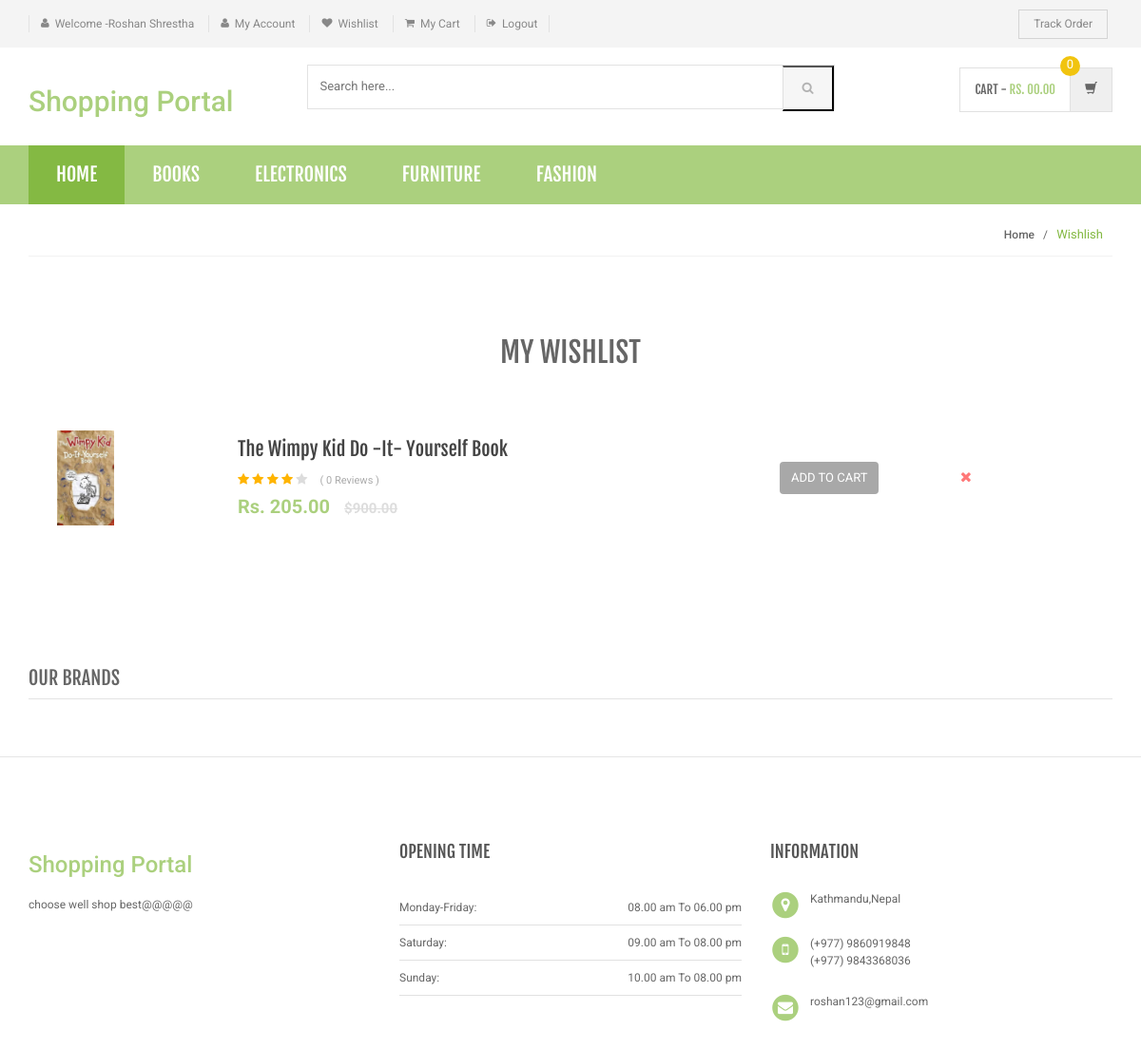
Screenshot of /my-wishlist.php (signed in) with the database file from the repository.
### tables this page shows
CREATE TABLE `category` (
  `id` int(11) NOT NULL,
  `categoryName` varchar(255) DEFAULT NULL,
  `categoryDescription` longtext DEFAULT NULL,
  `creationDate` timestamp NOT NULL DEFAULT current_timestamp(),
  `updationDate` varchar(255) DEFAULT NULL
);

CREATE TABLE `wishlist` (
  `id` int(11) NOT NULL,
  `userId` int(11) DEFAULT NULL,
  `productId` int(11) DEFAULT NULL,
  `postingDate` timestamp NOT NULL DEFAULT current_timestamp()
);

CREATE TABLE `products` (
  `id` int(11) NOT NULL,
  `category` int(11) NOT NULL,
  `subCategory` int(11) DEFAULT NULL,
  `productName` varchar(255) DEFAULT NULL,
  `productCompany` varchar(255) DEFAULT NULL,
  `productPrice` int(11) DEFAULT NULL,
  `productPriceBeforeDiscount` int(11) DEFAULT NULL,
  `productDescription` longtext DEFAULT NULL,
  `productImage1` varchar(255) DEFAULT NULL,
  `productImage2` varchar(255) DEFAULT NULL,
  `productImage3` varchar(255) DEFAULT NULL,
  `shippingCharge` int(11) DEFAULT NULL,
  `productAvailability` varchar(255) DEFAULT NULL,
  `postingDate` timestamp NULL DEFAULT current_timestamp(),
  `updationDate` varchar(255) DEFAULT NULL
);

### my-wishlist.php (the view, shortened to what this page needs)
<?php
include('includes/config.php');
if(strlen($_SESSION['login'])==0)
    {
header('location:login.php');
}
else{
?>
<!DOCTYPE html>
<html lang="en">
	<head>
	    <link rel="stylesheet" href="assets/css/bootstrap.min.css">
	    <link rel="stylesheet" href="assets/css/main.css">
	    <link rel="stylesheet" href="assets/css/green.css">
	    <link rel="stylesheet" href="assets/css/owl.carousel.css">
		<link rel="stylesheet" href="assets/css/owl.transitions.css">
		<link href="assets/css/lightbox.css" rel="stylesheet">
		<link rel="stylesheet" href="assets/css/animate.min.css">
		<link rel="stylesheet" href="assets/css/rateit.css">
		<link rel="stylesheet" href="assets/css/bootstrap-select.min.css">
		<link rel="stylesheet" href="assets/css/config.css">
		<link href="assets/css/green.css" rel="alternate stylesheet" title="Green color">
		<link href="assets/css/blue.css" rel="alternate stylesheet" title="Blue color">
		<link href="assets/css/red.css" rel="alternate stylesheet" title="Red color">
		<link href="assets/css/orange.css" rel="alternate stylesheet" title="Orange color">
		<link href="assets/css/dark-green.css" rel="alternate stylesheet" title="Darkgreen color">
		<link rel="stylesheet" href="assets/css/font-awesome.min.css">
	</head>
    <body class="cnt-home">
<header class="header-style-1">
<?php include('includes/top-header.php');?>
<?php include('includes/main-header.php');?>
<?php include('includes/menu-bar.php');?>
</header>
<div class="breadcrumb">
	<div class="container">
		<div class="breadcrumb-inner">
			<ul class="list-inline list-unstyled">
				<li><a href="home.html">Home</a></li>
				<li class='active'>Wishlish</li>
			</ul>
		</div>
	</div>
</div>
<div class="body-content outer-top-bd">
	<div class="container">
		<div class="my-wishlist-page inner-bottom-sm">
			<div class="row">
				<div class="col-md-12 my-wishlist">
	<div class="table-responsive">
		<table class="table">
			<thead>
				<tr>
					<th colspan="4">my wishlist</th>
				</tr>
			</thead>
			<tbody>
<?php
$ret=mysqli_query($con,"select products.productName as pname,products.productName as proid,products.productImage1 as pimage,products.productPrice as pprice,wishlist.productId as pid,wishlist.id as wid from wishlist join products on products.id=wishlist.productId where wishlist.userId='".$_SESSION['id']."'");
$num=mysqli_num_rows($ret);
	if($num>0)
	{
while ($row=mysqli_fetch_array($ret)) {
?>
				<tr>
					<td class="col-md-2"><img src="admin/productimages/<?php echo htmlentities($row['pid']);?>/<?php echo htmlentities($row['pimage']);?>" alt="<?php echo htmlentities($row['pname']);?>" width="60" height="100"></td>
					<td class="col-md-6">
						<div class="product-name"><a href="product-details.php?pid=<?php echo htmlentities($pd=$row['pid']);?>"><?php echo htmlentities($row['pname']);?></a></div>
<?php $rt=mysqli_query($con,"select * from productreviews where productId='$pd'");
$num=mysqli_num_rows($rt);
?>
						<div class="rating">
							<i class="fa fa-star rate"></i>
							<i class="fa fa-star rate"></i>
							<i class="fa fa-star rate"></i>
							<i class="fa fa-star rate"></i>
							<i class="fa fa-star non-rate"></i>
							<span class="review">( <?php echo htmlentities($num);?> Reviews )</span>
						</div>
						<div class="price">Rs.
							<?php echo htmlentities($row['pprice']);?>.00
							<span>$900.00</span>
						</div>
					</td>
					<td class="col-md-2">
						<a href="my-wishlist.php?page=product&action=add&id=<?php echo $row['pid']; ?>" class="btn-upper btn btn-primary">Add to cart</a>
					</td>
					<td class="col-md-2 close-btn">
						<a href="my-wishlist.php?del=<?php echo htmlentities($row['wid']);?>" onClick="return confirm('Are you sure you want to delete?')" class=""><i class="fa fa-times"></i></a>
					</td>
				</tr>
				<?php } } else{ ?>
				<tr>
					<td style="font-size: 18px; font-weight:bold ">Your Wishlist is Empty</td>
				</tr>
				<?php } ?>
			</tbody>
		</table>
	</div>
</div>			</div>
		</div>
	<?php include('includes/brands-slider.php');?>
</div>
</div>
<?php include('includes/footer.php');?>
</body>
</html>
<?php } ?>

### includes/menu-bar.php (shortened to what this page needs)
<div class="header-nav animate-dropdown">
    <div class="container">
        <div class="yamm navbar navbar-default" role="navigation">
            <div class="nav-bg-class">
                <div class="navbar-collapse collapse" id="mc-horizontal-menu-collapse">
	<div class="nav-outer">
		<ul class="nav navbar-nav">
			<li class="active dropdown yamm-fw">
				<a href="index.php" data-hover="dropdown" class="dropdown-toggle">Home</a>
			</li>
              <?php $sql=mysqli_query($con,"select id,categoryName  from category limit 6");
while($row=mysqli_fetch_array($sql))
{
    ?>
			<li class="dropdown yamm">
				<a href="category.php?cid=<?php echo $row['id'];?>"> <?php echo $row['categoryName'];?></a>
			</li>
			<?php } ?>
		</ul>
		<div class="clearfix"></div>
	</div>
</div>
            </div>
        </div>
    </div>
</div>

### assets/css/green.css (style rules this page uses)
a { color: #abd07e; }
.header-style-1 .header-nav { background: #abd07e; }
.cnt-home .header-style-1 .header-nav .navbar .navbar-nav > li.active { background: #84b943; }
.breadcrumb ul li.active { color: #84b943; }
.body-content .my-wishlist-page .my-wishlist table tbody .price { color: #abd07e; }

### assets/css/lightbox.css (style rules this page uses)
body:after { content: url(../images/close.png) url(../images/loading.gif) url(../images/prev.png) url(../images/next.png); display: none; }

### assets/css/rateit.css (style rules this page uses)
.rateit { display: -moz-inline-box; display: inline-block; position: relative; -webkit-user-select: none; -khtml-user-select: none; -moz-user-select: none; -o-user-select: none; -ms-user-select: none; user-select: none; -webkit-touch-callout: none; }

### assets/css/blue.css (style rules this page uses)
a { color: #3498db; }
.header-style-1 .header-nav { background: #3498db; }
.cnt-home .header-style-1 .header-nav .navbar .navbar-nav > li.active { background: #1d6ca1; }
.breadcrumb ul li.active { color: #1d6ca1; }
.body-content .my-wishlist-page .my-wishlist table tbody .price { color: #3498db; }

### assets/css/red.css (style rules this page uses)
a { color: #ff6c6c; }
.header-style-1 .header-nav { background: #ff6c6c; }
.cnt-home .header-style-1 .header-nav .navbar .navbar-nav > li.active { background: #ff1a1a; }
.breadcrumb ul li.active { color: #ff1a1a; }
.body-content .my-wishlist-page .my-wishlist table tbody .price { color: #ff6c6c; }

### assets/css/orange.css (style rules this page uses)
a { color: #f39c12; }
.header-style-1 .header-nav { background: #f39c12; }
.cnt-home .header-style-1 .header-nav .navbar .navbar-nav > li.active { background: #ab6c09; }
.breadcrumb ul li.active { color: #ab6c09; }
.body-content .my-wishlist-page .my-wishlist table tbody .price { color: #f39c12; }

### assets/css/dark-green.css (style rules this page uses)
a { color: #12cca7; }
.header-style-1 .header-nav { background: #12cca7; }
.cnt-home .header-style-1 .header-nav .navbar .navbar-nav > li.active { background: #0b816a; }
.breadcrumb ul li.active { color: #0b816a; }
.body-content .my-wishlist-page .my-wishlist table tbody .price { color: #12cca7; }

### rows the page displays
category: categoryName "BOOKS"
category: categoryName "ELECTRONICS"
category: categoryName "FURNITURE"
category: categoryName "FASHION"
wishlist: productId.productImage1 (picture), productId.productName "The Wimpy Kid Do -It- Yourself Book", num "0", productId.productPrice "205"

### other values shown
$_SESSION['username'] "Roshan Shrestha"
